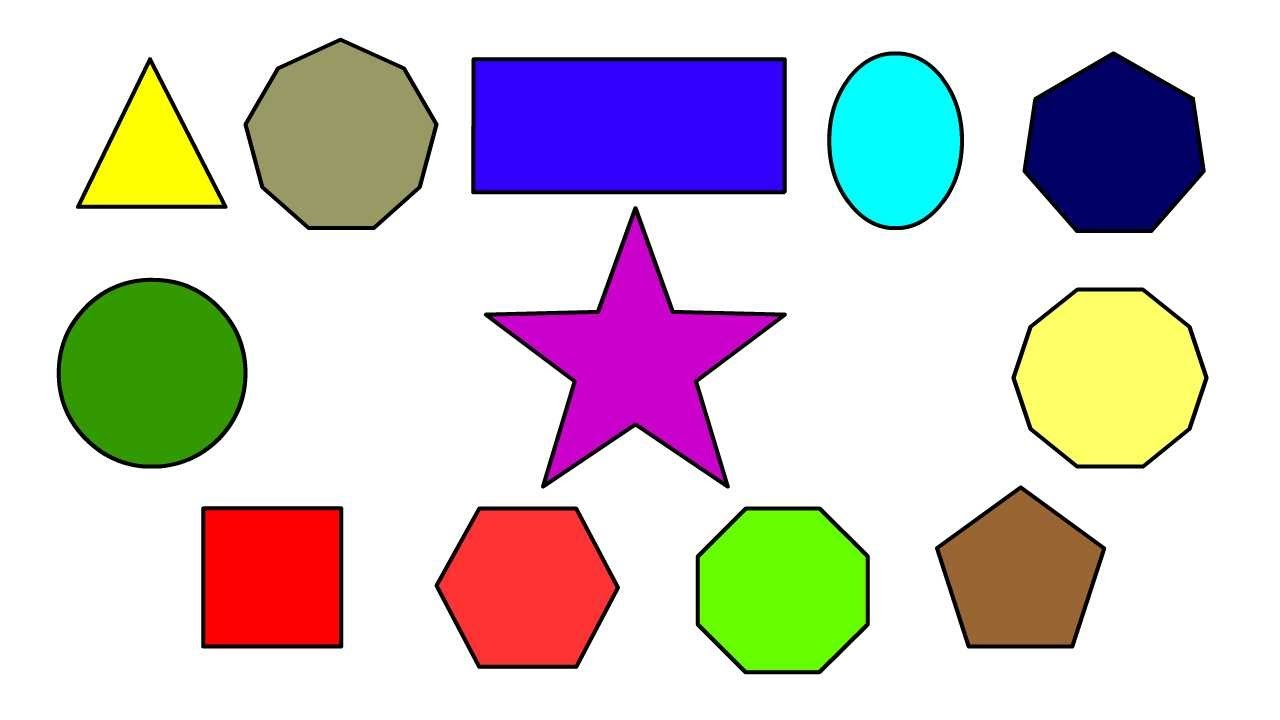
#> input picture Ocv/images/shapes.jfif, 1280 x 720 px
$ jupyter execute ThreshSlider.ipynb
#> lines starting #> are read from the running program, lines starting #| are printed output that depends on the picture; after the words box and inside, x2 and y2 are one past the last pixel; in counts of white or black regions, pixels touching at a corner belong together
[cell 1]
import cv2
import numpy as np

image = cv2.imread('./images/shapes.jfif') #0 means import as grayscale
#> image is the input picture: shape (720, 1280, 3); mean B, G, R 204, 204, 211.3
image = cv2.resize(image, None, fx=0.5,fy=0.5)
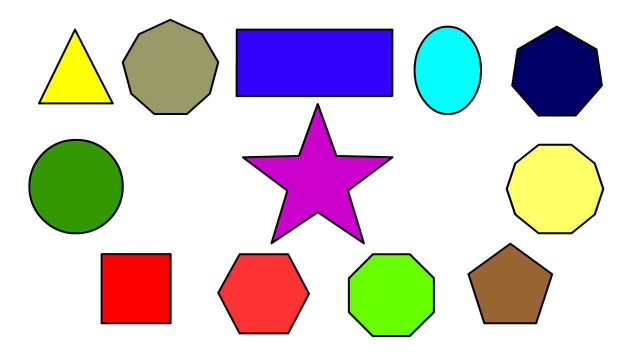
#> image: shape (360, 640, 3); mean B, G, R 204, 204, 211.4
# imageOrig = cv2.resize(image, (400,400), interpolation = cv2.INTER_AREA)

grey = cv2.cvtColor(image,cv2.COLOR_BGR2GRAY)
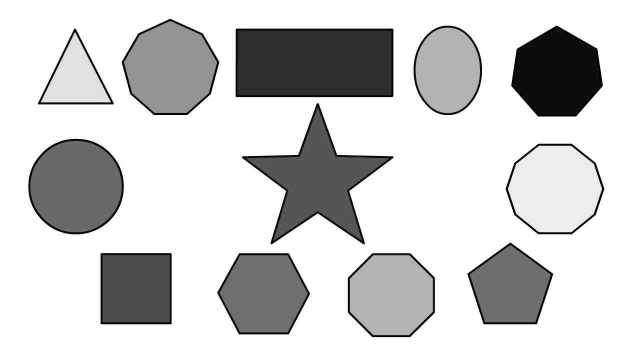
#> grey: shape (360, 640); min 0, max 255, mean 206.2

def nothing(x):
    pass

cv2.namedWindow('image')

cv2.createTrackbar('Min','image',0,255,nothing)
cv2.createTrackbar('Max','image',0,255,nothing)
cv2.createTrackbar('Inv','image',0,1,nothing)

cv2.setTrackbarPos('Min', 'image', 179)
cv2.setTrackbarPos('Max', 'image', 255)
cv2.setTrackbarPos('Inv', 'image', 0)

while True:

    Inv = cv2.getTrackbarPos('Inv','image')
    Min = cv2.getTrackbarPos('Min','image')
    Max = cv2.getTrackbarPos('Max','image')

#     if Inv == 1:
#         image = cv2.bitwise_not(image)

    ret, thresh1 = cv2.threshold(grey,Min,Max,cv2.THRESH_BINARY)
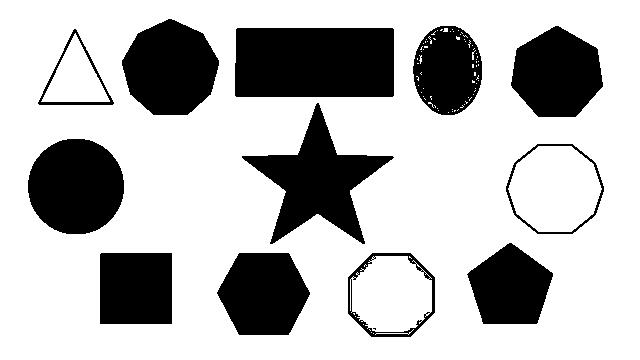
#> thresh1: shape (360, 640); 73.1% white; 13 black regions (1 under 20 px), largest, box (x1, y1, x2, y2) and area: (235, 28, 394, 97) 10932, (242, 103, 394, 244) 7870, (28, 139, 124, 234) 7242
#> ret = 179
    ret, thresh2 = cv2.threshold(grey,Min,Max,cv2.THRESH_BINARY_INV)
    ret, thresh3 = cv2.threshold(grey,Min,Max,cv2.THRESH_TRUNC)
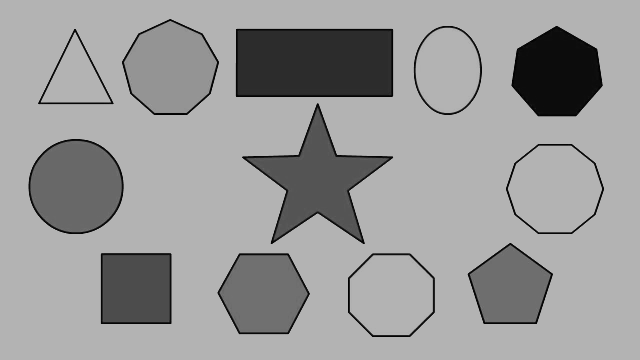
#> thresh3: shape (360, 640); min 0, max 179, mean 153.6
    ret, thresh4 = cv2.threshold(grey,Min,Max,cv2.THRESH_TOZERO)
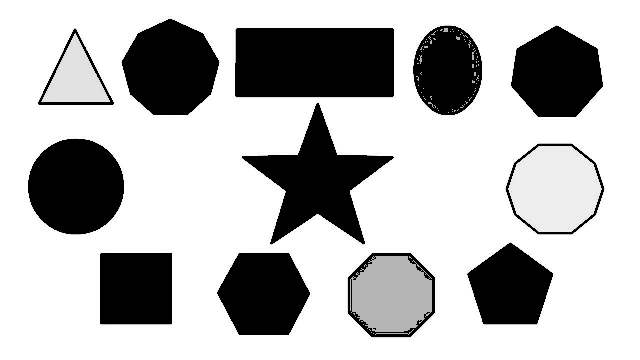
#> thresh4: shape (360, 640); min 0, max 255, mean 183.5
    ret, thresh5 = cv2.threshold(grey,Min,Max,cv2.THRESH_TOZERO_INV)
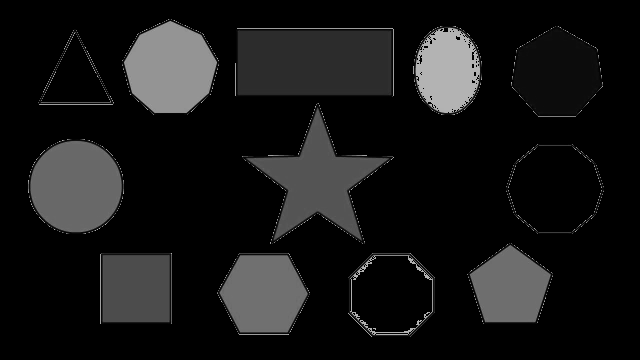
#> thresh5: shape (360, 640); min 0, max 179, mean 22.7

    cv2.imshow('image',image)

    cv2.imshow('tr1',thresh1)
    cv2.imshow('tr2',thresh2)
    cv2.imshow('tr3',thresh3)
    cv2.imshow('tr4',thresh4)
    cv2.imshow('tr5',thresh5)

    if cv2.waitKey(1) == 13:
#> (key Esc is pressed here)
        break

# cv2.waitKey()
cv2.destroyAllWindows()
